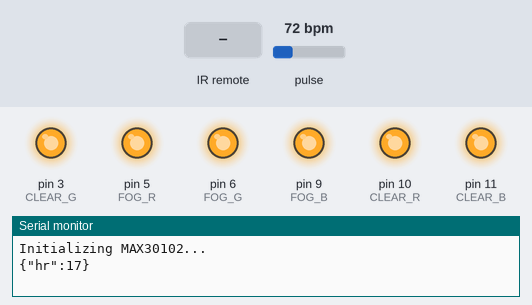
This sketch was run on a simulated Arduino Uno, built with avr-gcc and run on an emulated ATmega328P. Parts: output pins drawn as LEDs (lit = HIGH), the last lines printed to the serial monitor. The inputs (shaded band) are chosen by the test bench; at power-on: pulse 72 bpm.

Above: at 1.2 s.
1.3 s: infrared code 0x05 received
At 2.2 s:
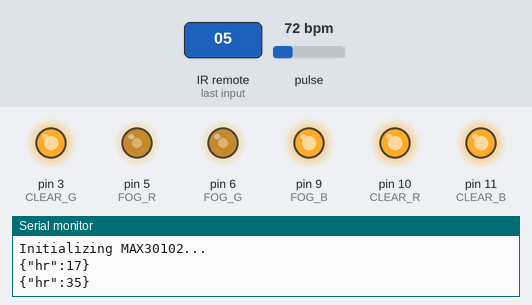
2.8 s: infrared code 0x01 received
At 3.6 s:
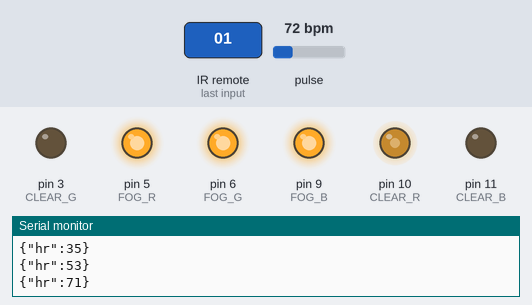
4.3 s: infrared code 0x1A received
At 4.7 s:
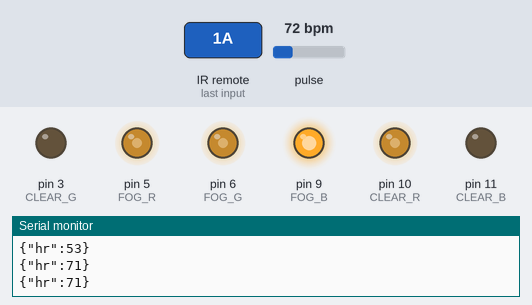
5.8 s: infrared code 0xFF received
At 6.9 s:
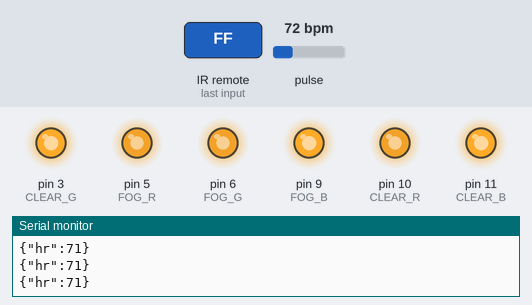
7.3 s: infrared code 0x1E received
At 8.3 s:
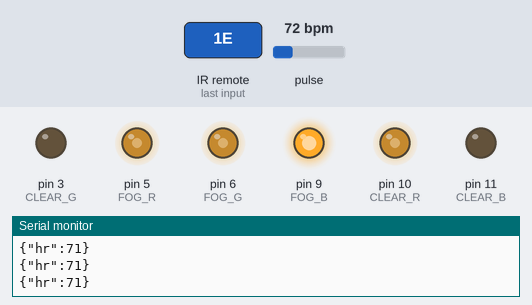
8.8 s: infrared code 0x02 received
At 9.3 s:
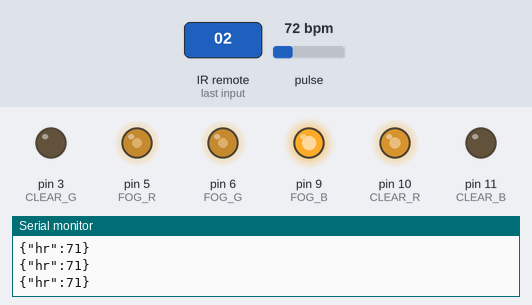
Timing chart, 0 to 11.3 s (numbered marks = the images above; inputs shaded):
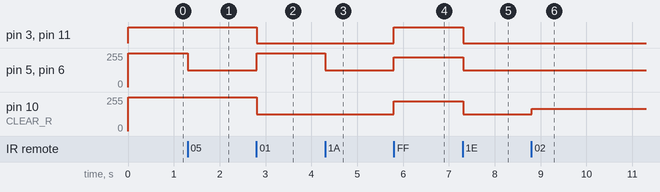

The sketch:

eee4464-uno.ino
```cpp
// this code is for the Arduino board
// this device only has one sensor, so we can use the MAX30102 sensor to measure heart rate
// and then send the data to the main device via Bluetooth or Wi-Fi or 433MHz or LoRa

#include <Wire.h>
#include "MAX30105.h"
#include "heartRate.h"


// IR 1838
#include <IRremote.hpp>

// --- IR Receiver & Lighting Pin Definitions ---
const int RECV_PIN = 12;

// Fog Light Pins (LED 1)
const int FOG_R = 5;   // PWM
const int FOG_G = 6;   // PWM
const int FOG_B = 9;   // PWM

// Transparent Light Pins (LED 2)
const int CLEAR_R = 10; // PWM
const int CLEAR_G = 3;  // Digital only (must use digitalWrite to avoid conflict with IR)
const int CLEAR_B = 11; // Digital only (must use digitalWrite to avoid conflict with IR)

// --- Lighting State Variables ---
bool fogOn = false;
bool clearOn = false;
bool auxMode = false;

int brightnessLevel = 1; // 0=Low, 1=Mid, 2=High
int colorTempStep = 2;   // 0~4

const int brightnessPWM[3] = {180, 128, 30};


MAX30105 sensor;

unsigned long previousMillis[] =  {0, 0, 0, 0}; //

const byte SAMPLE_COUNT = 4;
byte bpmHistory[SAMPLE_COUNT];
byte historyIndex = 0;

long lastBeatTime = 0;
float currentBPM = 0;
int averageBPM = 0;


void sendDataToESP32(int hr)
{
  Serial.print("{\"hr\":");
  Serial.print(hr);

  Serial.println("}");
}

void setup() {
  Serial.begin(9600);
  Serial.println("Initializing MAX30102...");

  if (!sensor.begin(Wire, I2C_SPEED_FAST)) {
    Serial.println("Sensor not found. Check wiring.");
    while (1);
  }

  sensor.setup();
  sensor.setPulseAmplitudeRed(0x2F);   // Stronger LED for clearer signal

  // --- IR & Lighting Setup ---
  IrReceiver.begin(RECV_PIN, ENABLE_LED_FEEDBACK);

  pinMode(FOG_R, OUTPUT);
  pinMode(FOG_G, OUTPUT);
  pinMode(FOG_B, OUTPUT);
  pinMode(CLEAR_R, OUTPUT);
  pinMode(CLEAR_G, OUTPUT);
  pinMode(CLEAR_B, OUTPUT);

  updateLights();
}

void loop() {


  heartbeat(); // cannot add delay for this function


}

void heartbeat() {
  long ir = sensor.getIR();

  if (checkForBeat(ir)) {
    long currentTime = millis();
    long interval = currentTime - lastBeatTime;
    lastBeatTime = currentTime;

    float bpm = 60.0 / (interval / 1000.0);
    if (bpm >= 40 && bpm <= 180) {
      bpmHistory[historyIndex] = (byte)bpm;
      historyIndex = (historyIndex + 1) % SAMPLE_COUNT;

      int total = 0;
      for (byte i = 0; i < SAMPLE_COUNT; i++) {
        total += bpmHistory[i];
      }
      averageBPM = total / SAMPLE_COUNT;
      currentBPM = bpm;
      sendDataToESP32(averageBPM);
    }
  }

  unsigned long currentMillis = millis();

  if (currentMillis - previousMillis[1] >= 500) {
    previousMillis[1] = currentMillis;

//    Serial.print("IR=");
//    Serial.print(ir);
//    Serial.print(" | BPM=");
//    Serial.print(currentBPM);
//    Serial.print(" | Avg BPM=");
//    Serial.print(averageBPM);
//    if (ir < 50000) Serial.print(" (No finger detected)");
//    Serial.println();
  }
  handleIRandLighting(); // Handle IR remote and lighting control

  heartbeat(); // Do not add delay for this function
}
void handleIRandLighting() {
  if (IrReceiver.decode()) {
    if (IrReceiver.decodedIRData.protocol == NEC) {
      uint8_t cmd = IrReceiver.decodedIRData.command;
      // Serial.print("Received command: 0x");
      // Serial.println(cmd, HEX);

      switch (cmd) {
        case 0x05: // Night Light
          fogOn = true;
          clearOn = false;
          auxMode = false;
          break;

        case 0x01: // Toggle Transparent LED
          clearOn = !clearOn;
          fogOn = false;
          auxMode = false;
          break;

        case 0x1A: // Auxiliary Light
          fogOn = true;
          clearOn = true;
          auxMode = true;
          brightnessLevel = 1; // force max
          break;

        case 0xFF: // Brightness Step
          auxMode = false;
          brightnessLevel = (brightnessLevel + 1) % 3;
          break;

        case 0x12: // Up = increase brightness
          auxMode = false;
          if (brightnessLevel < 2) brightnessLevel++;
          break;

        case 0x1E: // Down = decrease brightness
          auxMode = false;
          if (brightnessLevel > 0) brightnessLevel--;
          break;

        case 0x02: // Color Temp +
          if (colorTempStep < 4) colorTempStep++;
          break;

        case 0x03: // Color Temp -
          if (colorTempStep > 0) colorTempStep--;
          break;

        case 0x06: // Reset color temp
          colorTempStep = 2;
          break;

        default:
          // Serial.println("Unknown or unhandled command.");
          break;
      }
      updateLights();
    }
    IrReceiver.resume();
  }
}

void updateLights() {
  brightnessLevel = constrain(brightnessLevel, 0, 2);
  colorTempStep = constrain(colorTempStep, 0, 4);

  int fogPWM = brightnessPWM[brightnessLevel];
  int clearPWM = brightnessPWM[brightnessLevel];

  // Fog light - warm yellow (R+G)
  if (fogOn) {
    analogWrite(FOG_R, 255 - fogPWM);
    analogWrite(FOG_G, 255 - fogPWM);
    analogWrite(FOG_B, 255);
  } else {
    analogWrite(FOG_R, 255);
    analogWrite(FOG_G, 255);
    analogWrite(FOG_B, 255);
  }

  // Transparent light - color temp via PWM only on CLEAR_R
  if (clearOn) {
    float red = 1.0, green = 1.0, blue = 1.0;
    switch (colorTempStep) {
      case 0: red = 1.0; blue = 0.2; break;
      case 1: red = 1.0; blue = 0.5; break;
      case 2: red = 1.0; blue = 1.0; break;
      case 3: red = 0.7; blue = 1.0; break;
      case 4: red = 0.4; blue = 1.0; break;
    }
    int r = 255 - int(constrain(red * clearPWM, 0, 255));
    bool g_on = (green * clearPWM) >= 127;
    bool b_on = (blue * clearPWM) >= 127;
    // Serial.print(clearPWM);

    analogWrite(CLEAR_R, r);
    digitalWrite(CLEAR_G, g_on ? LOW : HIGH);
    digitalWrite(CLEAR_B, b_on ? LOW : HIGH);
    // Note: CLEAR_G and CLEAR_B must be controlled by digitalWrite only,
    // because enabling PWM on pins 3 or 11 will conflict with IR receiving on pin 12.
  } else {
    analogWrite(CLEAR_R, 255);
    digitalWrite(CLEAR_G, HIGH);
    digitalWrite(CLEAR_B, HIGH);
  }

  // Serial.print("Fog: "); Serial.print(fogOn);
  // Serial.print("  Clear: "); Serial.print(clearOn);
  // Serial.print("  Aux: "); Serial.print(auxMode);
  // Serial.print("  Brightness Level: "); Serial.print(brightnessLevel);
  // Serial.print("  Color Temp Step: "); Serial.println(colorTempStep);
}
```

Measured:
- after the input at 1.3 s, pin 5 (FOG_R), pin 6 (FOG_G): 255/255 → 127/255 at once
- after the input at 2.8 s, pin 3 (CLEAR_G), pin 11 (CLEAR_B): HIGH → LOW at once; pin 5 (FOG_R), pin 6 (FOG_G): 127/255 → 255/255 at once; pin 10 (CLEAR_R): 255/255 → 127/255 at once
- after the input at 4.3 s, pin 5 (FOG_R), pin 6 (FOG_G): 255/255 → 127/255 at once
- after the input at 5.8 s, pin 3 (CLEAR_G), pin 11 (CLEAR_B): LOW → HIGH at once; pin 5 (FOG_R), pin 6 (FOG_G), pin 10 (CLEAR_R): 127/255 → 225/255 at once
- after the input at 7.3 s, pin 3 (CLEAR_G), pin 11 (CLEAR_B): HIGH → LOW at once; pin 5 (FOG_R), pin 6 (FOG_G), pin 10 (CLEAR_R): 225/255 → 127/255 at once
- after the input at 8.8 s, pin 10 (CLEAR_R): 127/255 → 166/255 at once
